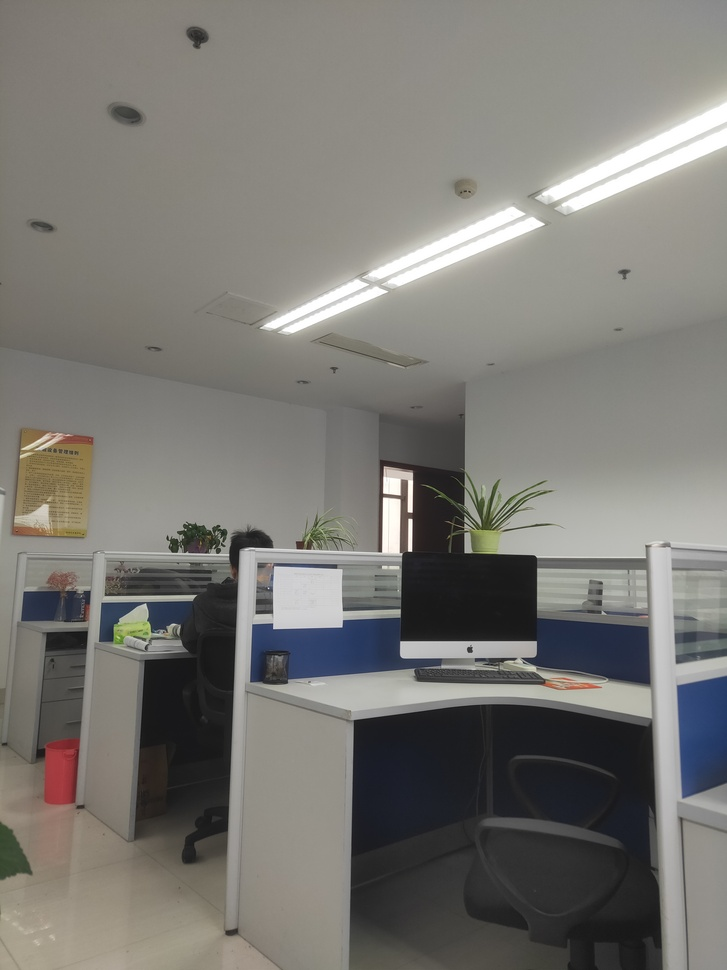
#> input picture 技术学习/CV-learning/imageT/ex1.jpg, 727 x 970 px, shrunk from 3456 x 4608 before the run
$ python sift.py
#> lines starting #> are read from the running program, lines starting #| are printed output that depends on the picture
# -*- coding: utf-8 -*-
from PIL import Image
import os
from numpy import *
from pylab import *


def process_image(imagename,resultname,params=" --edge-thresh 10 --peak-thresh 5"):
	""" process an image and save the results in a file"""
# [4 lines of commented-out code are left out]
	if imagename[-3:] != 'pgm':
	    #create a pgm file
		im = Image.open(imagename).convert('L')
		im.save('tmp.pgm')
		imagename = 'tmp.pgm'
	cmmd = str("sift " + imagename+" --output="+resultname+params)
	print(cmmd)
	os.system(cmmd)
	print ('processed', imagename, 'to', resultname)

def read_features_from_file(filename):
	""" read feature properties and return in matrix form"""
	f = loadtxt(filename,ndmin=2)
	return f[:,:4],f[:,4:] # feature locations, descriptors


def write_features_to_file(filename,locs,desc):
	""" save feature location and descriptor to file"""
	savetxt(filename,hstack((locs,desc)))


def plot_features(im,locs,circle=True):
	""" show image with features. input: im (image as array),
		locs (row, col, scale, orientation of each feature) """

	def draw_circle(c,r):
		t = arange(0,1.01,.01)*2*pi
		x = r*cos(t) + c[0]
		y = r*sin(t) + c[1]
		plot(x,y,'b',linewidth=2)

	imshow(im)
	if circle:
		[draw_circle([p[0],p[1]],p[2]) for p in locs]
	else:
		plot(locs[:,0],locs[:,1],'ob')
	axis('off')


def match(desc1,desc2):
	""" for each descriptor in the first image,
		select its match in the second image.
		input: desc1 (descriptors for the first image),
		desc2 (same for second image). """

	desc1 = array([d/linalg.norm(d) for d in desc1])
	desc2 = array([d/linalg.norm(d) for d in desc2])

	dist_ratio = 0.6
	desc1_size = desc1.shape

	matchscores = zeros((desc1_size[0],1))
	desc2t = desc2.T #precompute matrix transpose
	for i in range(desc1_size[0]):
		dotprods = dot(desc1[i,:],desc2t) #vector of dot products
		dotprods = 0.9999*dotprods
		#inverse cosine and sort, return index for features in second image
		indx = argsort(arccos(dotprods))

		#check if nearest neighbor has angle less than dist_ratio times 2nd
		if arccos(dotprods)[indx[0]] < dist_ratio * arccos(dotprods)[indx[1]]:
			matchscores[i] = int(indx[0])

	return matchscores


def appendimages(im1,im2):
	""" return a new image that appends the two images side-by-side."""

	#select the image with the fewest rows and fill in enough empty rows
	rows1 = im1.shape[0]
	rows2 = im2.shape[0]

	if rows1 < rows2:
		im1 = concatenate((im1,zeros((rows2-rows1,im1.shape[1]))), axis=0)
	elif rows1 > rows2:
		im2 = concatenate((im2,zeros((rows1-rows2,im2.shape[1]))), axis=0)
	#if none of these cases they are equal, no filling needed.

	return concatenate((im1,im2), axis=1)


def plot_matches(im1,im2,locs1,locs2,matchscores,show_below=True):
	""" show a figure with lines joining the accepted matches
		input: im1,im2 (images as arrays), locs1,locs2 (location of features),
		matchscores (as output from 'match'), show_below (if images should be shown below). """

	im3 = appendimages(im1,im2)
	if show_below:
		im3 = vstack((im3,im3))

	# show image
	imshow(im3)

	# draw lines for matches
	cols1 = im1.shape[1]
	# for i,m in enumerate(matchscores):
	# 	if m > 0:
	# 		print(i)
	# 		#plot([locs1[i][1],locs2[m][1]+cols1],[locs1[i][0],locs2[m][0]],'c')

	for i in range(len(matchscores)):
		if matchscores[i] > 0:
			#print(locs2[int(matchscores[i,0]),0])
			plot([locs1[i,0], locs2[int(matchscores[i,0]),0]+cols1], [locs1[i,1], locs2[int(matchscores[i,0]),1]], 'c')
	axis('off')


def match_twosided(desc1,desc2):
	""" two-sided symmetric version of match(). """

	matches_12 = match(desc1,desc2)
	matches_21 = match(desc2,desc1)

	ndx_12 = matches_12.nonzero()[0]

	#remove matches that are not symmetric
	for n in ndx_12:
		if matches_21[int(matches_12[n])] != n:
			matches_12[n] = 0

	return matches_12


def get_imlist(path):
    """    Returns a list of filenames for
        all jpg images in a directory. """

    return [os.path.join(path,f) for f in os.listdir(path) if f.endswith('.jpg')]


def useSIFT():
	imname = 'imageT/test2.jpg'
	pil_im = Image.open(imname)
	im1 = array(pil_im)
	process_image(imname,'imageT/test2.sift')
	l1,d1 = read_features_from_file('imageT/test2.sift')

	figure()
	gray()
	plot_features(im1,l1,circle=True)
	title('sift-features')
	show()

def useMatch():
	if len(sys.argv) >= 3:
		im1f, im2f = sys.argv[1], sys.argv[2]
	else:
		im1f = 'imageT/ex1.jpg'
		im2f = 'imageT/test2.jpg'
	im1 = array(Image.open(im1f))
#> im1 is the input picture: shape (970, 727, 3); mean R, G, B 122.1, 120.3, 115.6
	im2 = array(Image.open(im2f))
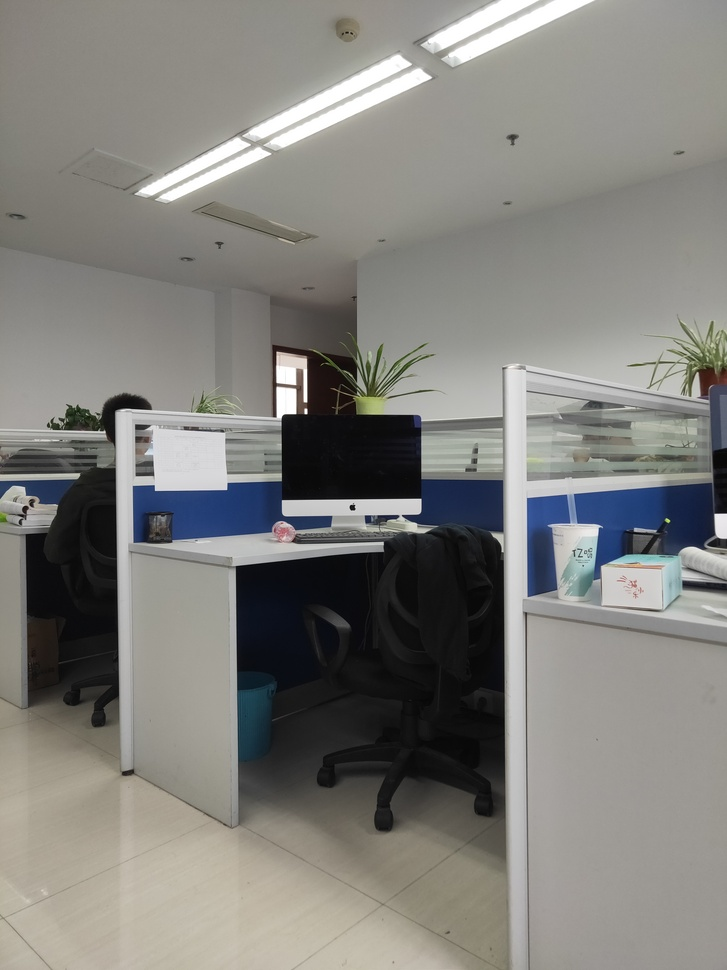
#> input picture 技术学习/CV-learning/imageT/test2.jpg, 727 x 970 px, shrunk from 3456 x 4608 before the run
#> im2 is the input picture: shape (970, 727, 3); mean R, G, B 129.5, 128.6, 124.4

	process_image(im1f, 'imageT/out_sift_1.txt')
#> in process_image, `im = Image.open(imagename).convert('L')`:
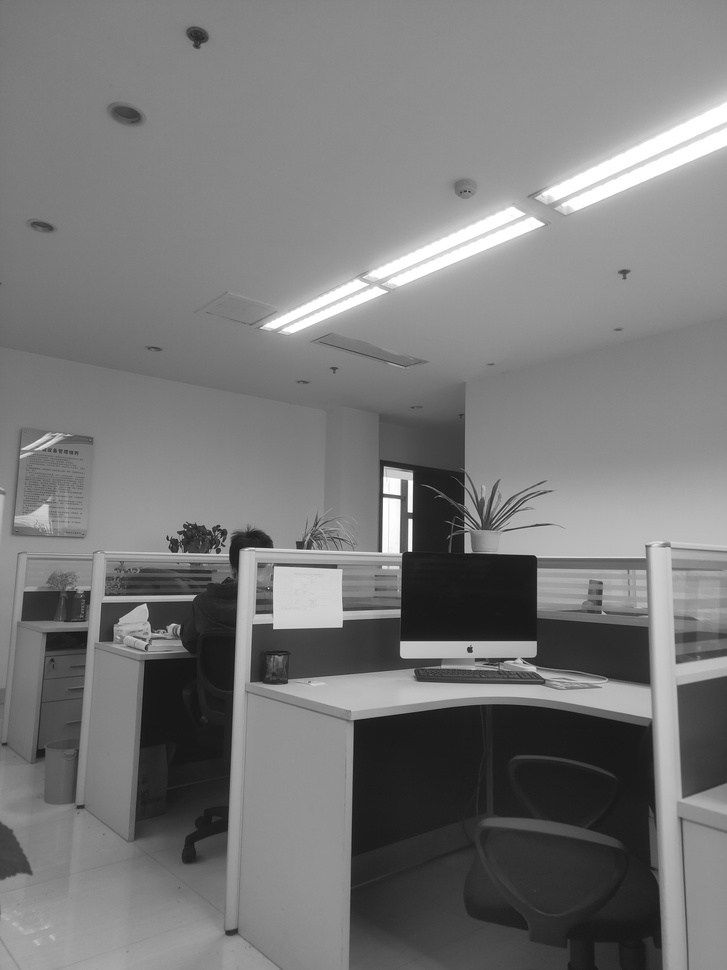
#> im: PIL image 727x970 L; min 18, max 255, mean 120.3
	l1, d1 = read_features_from_file('imageT/out_sift_1.txt')
	figure()
	gray()
	subplot(121)
	plot_features(im1, l1, circle=False)

	process_image(im2f, 'imageT/out_sift_2.txt')
#> call 2 of process_image, with imagename = 'imageT/test2.jpg', resultname = 'imageT/out_sift_2.txt', params = ' --edge-thresh 10 --peak-thresh 5'
#> in process_image (call 2), `im = Image.open(imagename).convert('L')`:
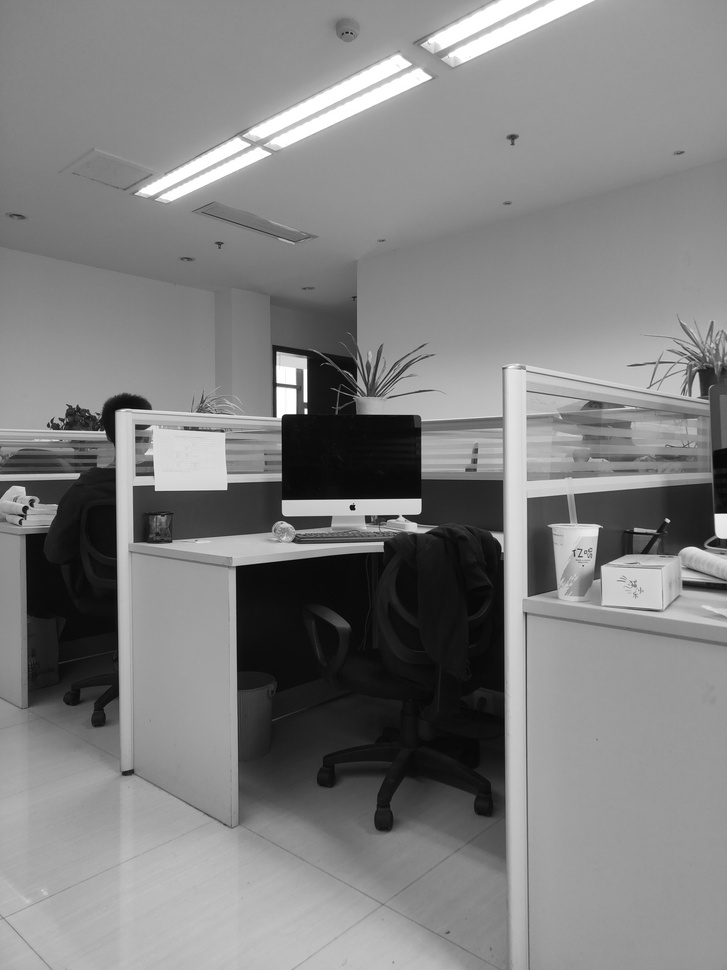
#> im: PIL image 727x970 L; min 2, max 255, mean 128.4
	l2, d2 = read_features_from_file('imageT/out_sift_2.txt')
	subplot(122)
	plot_features(im2, l2, circle=False)

	#matches = sift.match(d1, d2)
	matches = match_twosided(d1, d2)
	print ('{} matches'.format(len(matches.nonzero()[0])))

	figure()
	gray()
	plot_matches(im1, im2, l1, l2, matches, show_below=True)
#> in appendimages, `return concatenate((im1,im2), axis=1)`:
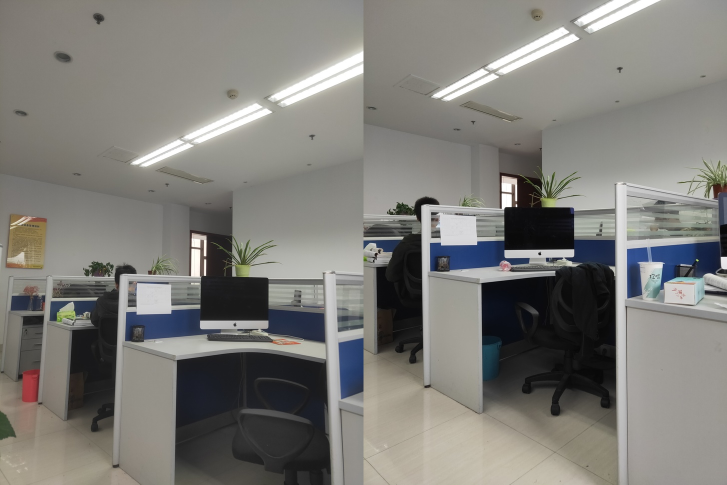
#> returned value: shape (970, 1454, 3) (shown at 1/2 size); mean of channels 0, 1, 2 125.8, 124.5, 120; drawn as R, G, B
#> in plot_matches, `im3 = vstack((im3,im3))`:
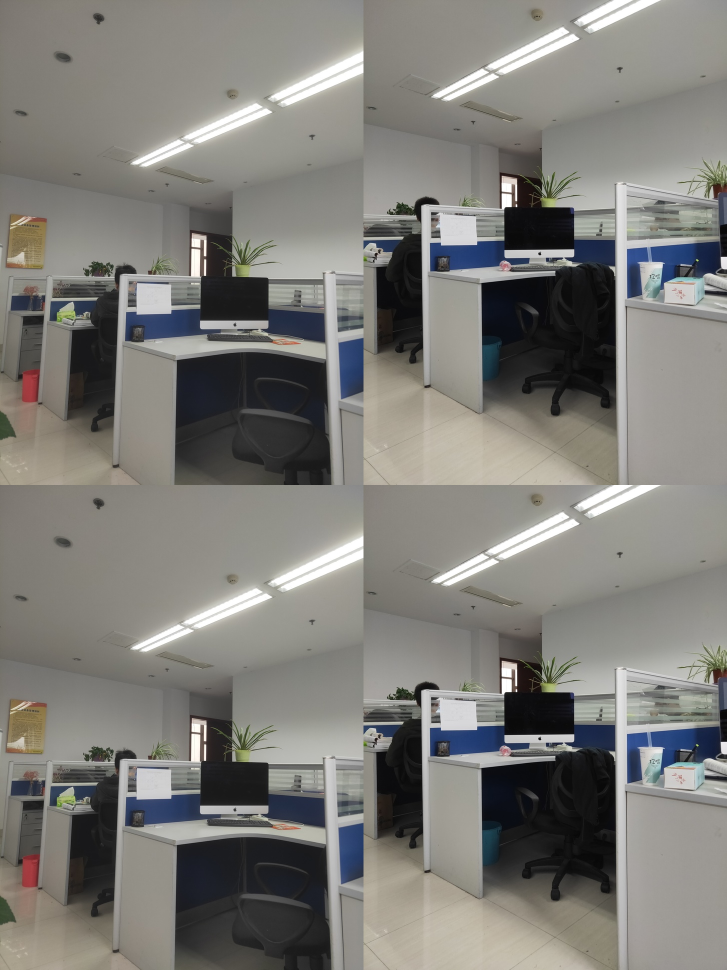
#> im3: shape (1940, 1454, 3) (shown at 1/2 size); mean R, G, B 125.8, 124.5, 120
	show()
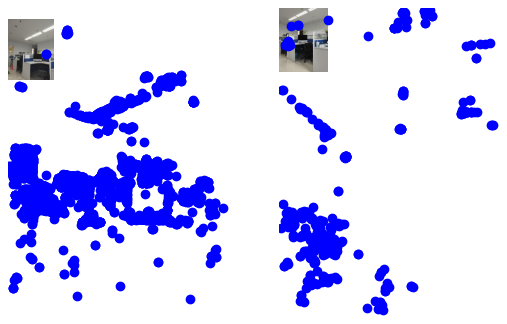
#> figure drawn by matplotlib, 2 panels
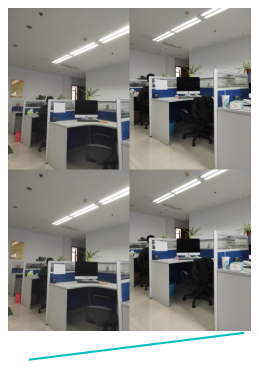
#> figure drawn by matplotlib, 1 panel


if __name__ == "__main__":

	# [20 lines of commented-out code are left out]
	useMatch()
